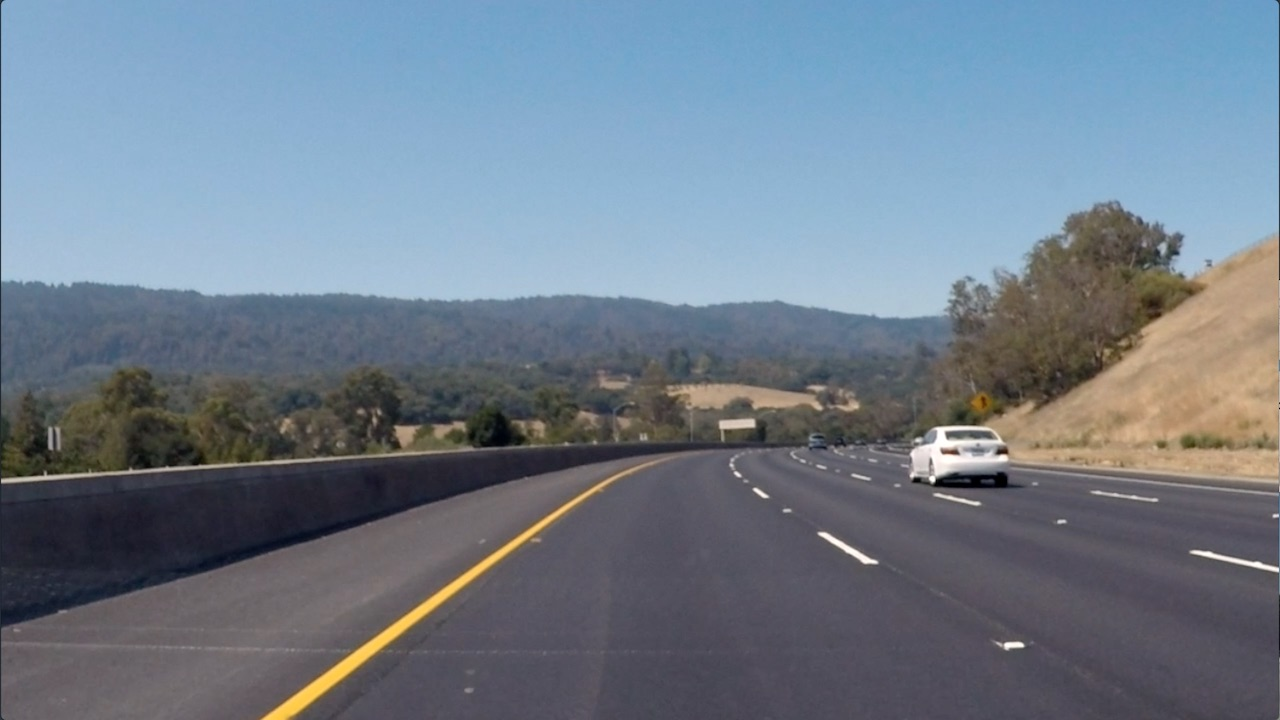
#> input picture Part 1- Introduction to Computer Vision/1_2_Convolutional_Filters_Edge_Detection/images/curved_lane.jpg, 1280 x 720 px
$ jupyter execute '2. Finding Edges and Custom Kernels.ipynb'   (shell and % lines are left out)
#> lines starting #> are read from the running program, lines starting #| are printed output that depends on the picture; after the words box and inside, x2 and y2 are one past the last pixel; in counts of white or black regions, pixels touching at a corner belong together
# Creating a Filter, Edge Detection

### Import resources and display image

[cell 1]
import matplotlib.pyplot as plt
import matplotlib.image as mpimg

import cv2
import numpy as np


# Read in the image
image = mpimg.imread('images/curved_lane.jpg')
#> image is the input picture: shape (720, 1280, 3); mean R, G, B 112.1, 125, 138.7

plt.imshow(image)

### Convert the image to grayscale

[cell 2]
# Convert to grayscale for filtering
gray = cv2.cvtColor(image, cv2.COLOR_RGB2GRAY)
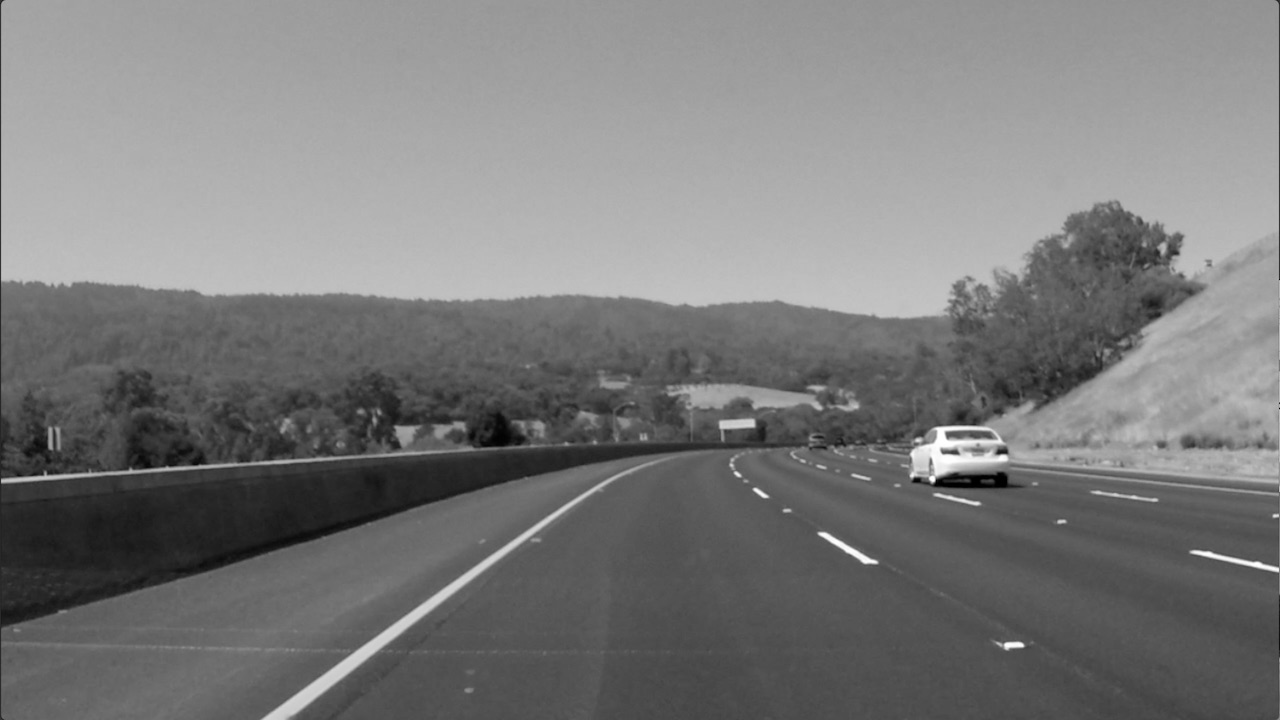
#> gray: shape (720, 1280); min 0, max 255, mean 122.7

plt.imshow(gray, cmap='gray')

### TODO: Create a custom kernel

Below, you've been given one common type of edge detection filter: a Sobel operator.

The Sobel filter is very commonly used in edge detection and in finding patterns in intensity in an image. Applying a Sobel filter to an image is a way of **taking (an approximation) of the derivative of the image** in the x or y direction, separately. The operators look as follows.

**It's up to you to create a Sobel x operator and apply it to the given image.**

For a challenge, see if you can put the image through a series of filters: first one that blurs the image (takes an average of pixels), and then one that detects the edges.

[cell 3]
# Create a custom kernel

# 3x3 array for edge detection
sobel_y = np.array([[ -1, -2, -1],
                   [ 0, 0, 0],
                   [ 1, 2, 1]])

## TODO: Create and apply a Sobel x operator
sobel_x = np.array([[-1, 0, 1],
                  [-2, 0, 2],
                  [-1, 0, 1]])

# Filter the image using filter2D, which has inputs: (grayscale image, bit-depth, kernel)
filtered_image_x = cv2.filter2D(gray, -1, sobel_x)
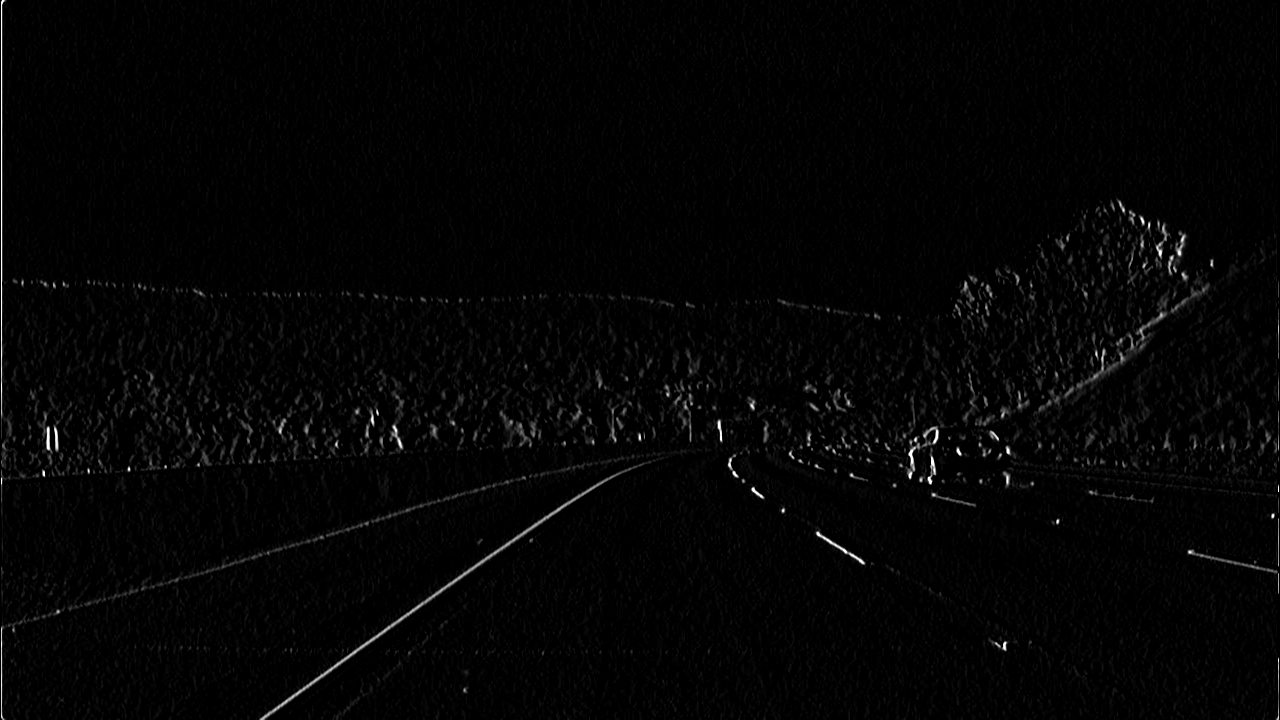
#> filtered_image_x: shape (720, 1280); min 0, max 255, mean 4.3
filtered_image_y = cv2.filter2D(gray, -1, sobel_y)
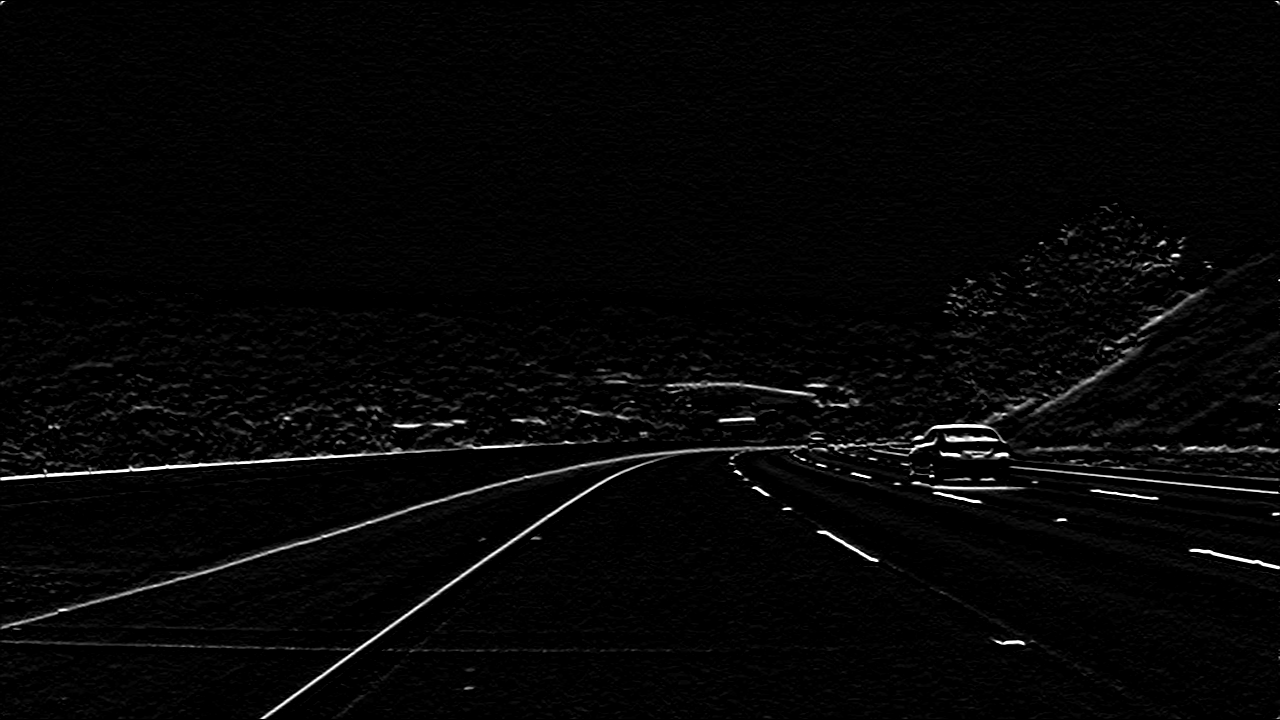
#> filtered_image_y: shape (720, 1280); min 0, max 255, mean 5.9

# plt.imshow(filtered_image_x, cmap='gray')
plt.imshow(filtered_image_y, cmap='gray')

### Test out other filters!

You're encouraged to create other kinds of filters and apply them to see what happens! As an **optional exercise**, try the following:
* Create a filter with decimal value weights.
* Create a 5x5 filter
* Apply your filters to the other images in the `images` directory.

[cell 4]
retval, binary_image = cv2.threshold(filtered_image_y, 100, 255, cv2.THRESH_BINARY)
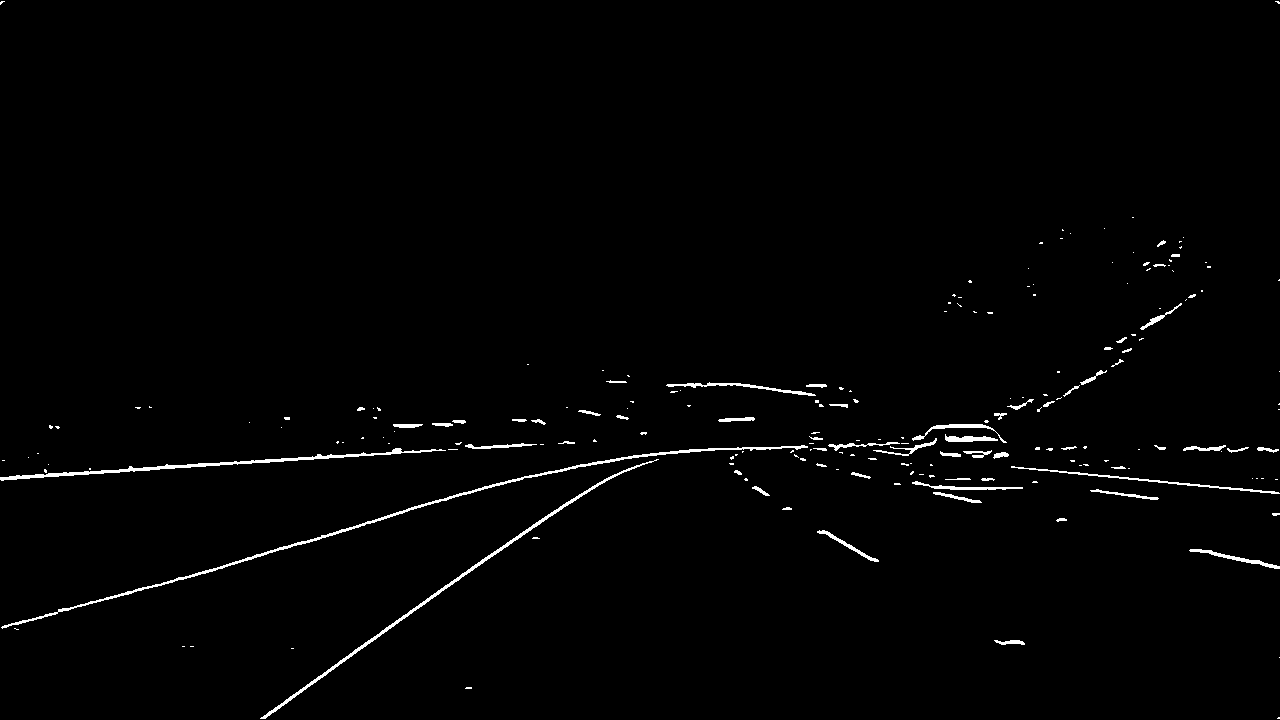
#> binary_image: shape (720, 1280); 1.2% white; 202 white regions (139 under 20 px), largest, box (x1, y1, x2, y2) and area: (1, 445, 808, 629) 2186, (260, 459, 659, 719) 1464, (0, 448, 446, 481) 1412

$ run again, with Part 1- Introduction to Computer Vision/1_2_Convolutional_Filters_Edge_Detection/images/birds.jpg copied over Part 1- Introduction to Computer Vision/1_2_Convolutional_Filters_Edge_Detection/images/curved_lane.jpg
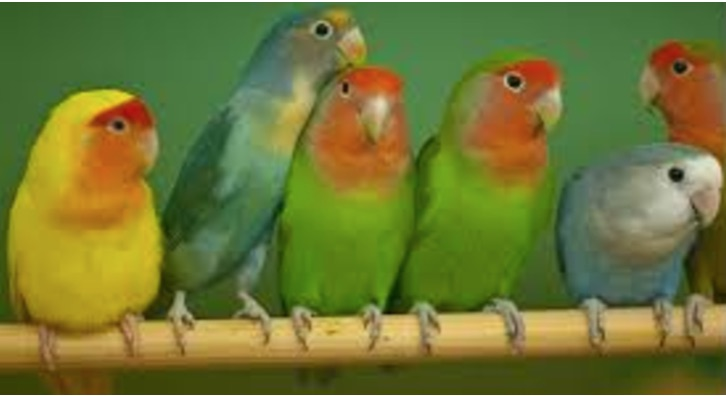
#> input picture Part 1- Introduction to Computer Vision/1_2_Convolutional_Filters_Edge_Detection/images/birds.jpg, 726 x 396 px
#> image is the input picture: shape (396, 726, 3); mean R, G, B 111.1, 118.2, 52.2
#> `gray = cv2.cvtColor(image, cv2.COLOR_RGB2GRAY)`:
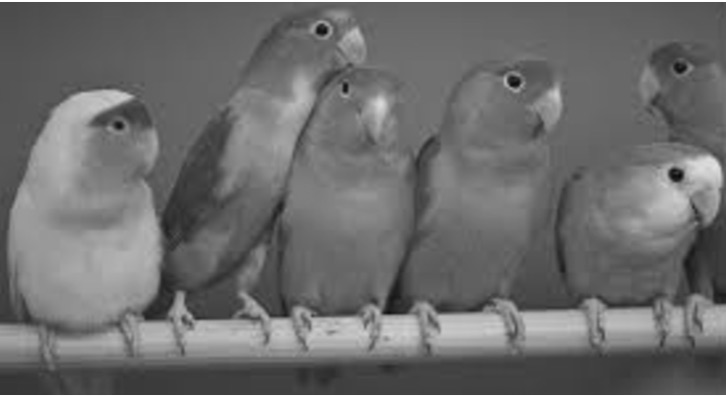
#> gray: shape (396, 726); min 8, max 255, mean 108.6
#> `retval, binary_image = cv2.threshold(filtered_image_y, 100, 255, cv2.T..`:
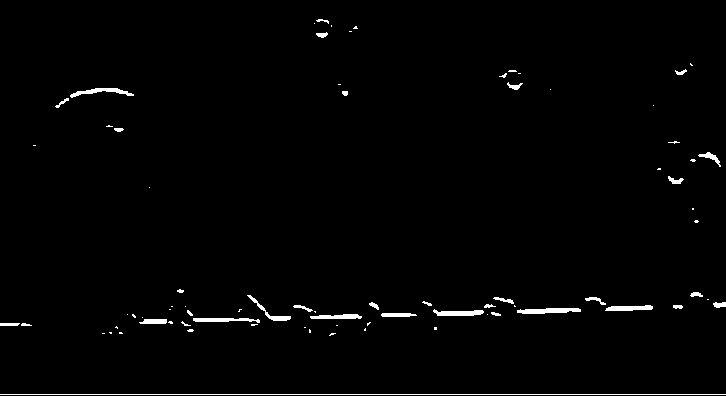
#> binary_image: shape (396, 726); 1.3% white; 78 white regions (45 under 20 px), largest, box (x1, y1, x2, y2) and area: (0, 394, 726, 395) 726, (517, 308, 581, 314) 288, (70, 88, 134, 98) 244
